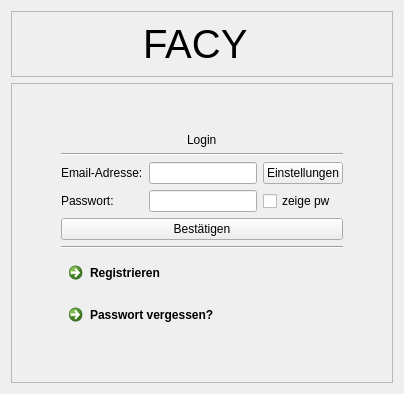
      <widget class="QWidget" name="login">
       <layout class="QGridLayout" name="gridLayout_13">
        <item row="0" column="0">
         <widget class="QFrame" name="loginTopbar">
          <property name="styleSheet">
           <string notr="true"/>
          </property>
          <property name="frameShape">
           <enum>QFrame::StyledPanel</enum>
          </property>
          <property name="frameShadow">
           <enum>QFrame::Raised</enum>
          </property>
          <layout class="QHBoxLayout" name="horizontalLayout_4">
           <item>
            <spacer name="loginHSpacerTopbar1">
             <property name="orientation">
              <enum>Qt::Horizontal</enum>
             </property>
             <property name="sizeHint" stdset="0">
              <size>
               <width>40</width>
               <height>20</height>
              </size>
             </property>
            </spacer>
           </item>
           <item>
            <widget class="QLabel" name="loginLblName">
             <property name="font">
              <font>
               <pointsize>30</pointsize>
              </font>
             </property>
             <property name="text">
              <string>FACY</string>
             </property>
            </widget>
           </item>
           <item>
            <spacer name="loginHSpacerTopbar2">
             <property name="orientation">
              <enum>Qt::Horizontal</enum>
             </property>
             <property name="sizeHint" stdset="0">
              <size>
               <width>40</width>
               <height>20</height>
              </size>
             </property>
            </spacer>
           </item>
           <item>
            <widget class="QLabel" name="loginImgLogo">
             <property name="maximumSize">
              <size>
               <width>72</width>
               <height>72</height>
              </size>
             </property>
             <property name="text">
              <string/>
             </property>
             <property name="pixmap">
              <pixmap resource="src.qrc">:/Facy-Client/images/phLogo.png</pixmap>
             </property>
             <property name="scaledContents">
              <bool>true</bool>
             </property>
            </widget>
           </item>
          </layout>
         </widget>
        </item>
        <item row="1" column="0">
         <widget class="QFrame" name="loginWindow">
          <property name="frameShape">
           <enum>QFrame::StyledPanel</enum>
          </property>
          <property name="frameShadow">
           <enum>QFrame::Raised</enum>
          </property>
          <layout class="QGridLayout" name="gridLayout_11">
           <item row="2" column="2">
            <spacer name="loginHSpacerMain2">
             <property name="orientation">
              <enum>Qt::Horizontal</enum>
             </property>
             <property name="sizeHint" stdset="0">
              <size>
               <width>40</width>
               <height>20</height>
              </size>
             </property>
            </spacer>
           </item>
           <item row="2" column="1">
            <layout class="QGridLayout" name="gridLayout_12">
             <item row="6" column="0" colspan="3">
              <widget class="QCommandLinkButton" name="loginClbSignUp">
               <property name="maximumSize">
                <size>
                 <width>16777215</width>
                 <height>50</height>
                </size>
               </property>
               <property name="text">
                <string>Registrieren</string>
               </property>
              </widget>
             </item>
             <item row="4" column="0" colspan="3">
              <widget class="QPushButton" name="loginBtnLogin">
               <property name="text">
                <string>Bestätigen</string>
               </property>
              </widget>
             </item>
             <item row="2" column="1">
              <widget class="QLineEdit" name="loginLeEmail"/>
             </item>
             <item row="3" column="2">
              <widget class="QCheckBox" name="loginClbShowPw">
               <property name="text">
                <string>zeige pw</string>
               </property>
              </widget>
             </item>
             <item row="0" column="0" colspan="3" alignment="Qt::AlignHCenter">
              <widget class="QLabel" name="label_13">
               <property name="text">
                <string>Login</string>
               </property>
              </widget>
             </item>
             <item row="1" column="0" colspan="3">
              <widget class="Line" name="line_7">
               <property name="orientation">
                <enum>Qt::Horizontal</enum>
               </property>
              </widget>
             </item>
             <item row="5" column="0" colspan="3">
              <widget class="Line" name="line_6">
               <property name="orientation">
                <enum>Qt::Horizontal</enum>
               </property>
              </widget>
             </item>
             <item row="3" column="1">
              <widget class="QLineEdit" name="loginLePassword">
               <property name="echoMode">
                <enum>QLineEdit::Password</enum>
               </property>
              </widget>
             </item>
             <item row="2" column="0">
              <widget class="QLabel" name="label_11">
               <property name="text">
                <string>Email-Adresse:</string>
               </property>
              </widget>
             </item>
             <item row="7" column="0" colspan="3">
              <widget class="QCommandLinkButton" name="loginClbForgotPw">
               <property name="maximumSize">
                <size>
                 <width>16777215</width>
                 <height>50</height>
                </size>
               </property>
               <property name="text">
                <string>Passwort vergessen?</string>
               </property>
              </widget>
             </item>
             <item row="3" column="0">
              <widget class="QLabel" name="label_12">
               <property name="text">
                <string>Passwort:</string>
               </property>
              </widget>
             </item>
             <item row="2" column="2">
              <widget class="QPushButton" name="loginBtnOptions">
               <property name="text">
                <string>Einstellungen</string>
               </property>
              </widget>
             </item>
            </layout>
           </item>
           <item row="0" column="1">
            <spacer name="loginVSpacerMain1">
             <property name="orientation">
              <enum>Qt::Vertical</enum>
             </property>
             <property name="sizeHint" stdset="0">
              <size>
               <width>20</width>
               <height>40</height>
              </size>
             </property>
            </spacer>
           </item>
           <item row="3" column="1">
            <spacer name="loginVSpacerMain2">
             <property name="orientation">
              <enum>Qt::Vertical</enum>
             </property>
             <property name="sizeHint" stdset="0">
              <size>
               <width>20</width>
               <height>40</height>
              </size>
             </property>
            </spacer>
           </item>
           <item row="2" column="0">
            <spacer name="loginHSpacerMain1">
             <property name="orientation">
              <enum>Qt::Horizontal</enum>
             </property>
             <property name="sizeHint" stdset="0">
              <size>
               <width>40</width>
               <height>20</height>
              </size>
             </property>
            </spacer>
           </item>
          </layout>
         </widget>
        </item>
       </layout>
      </widget>
